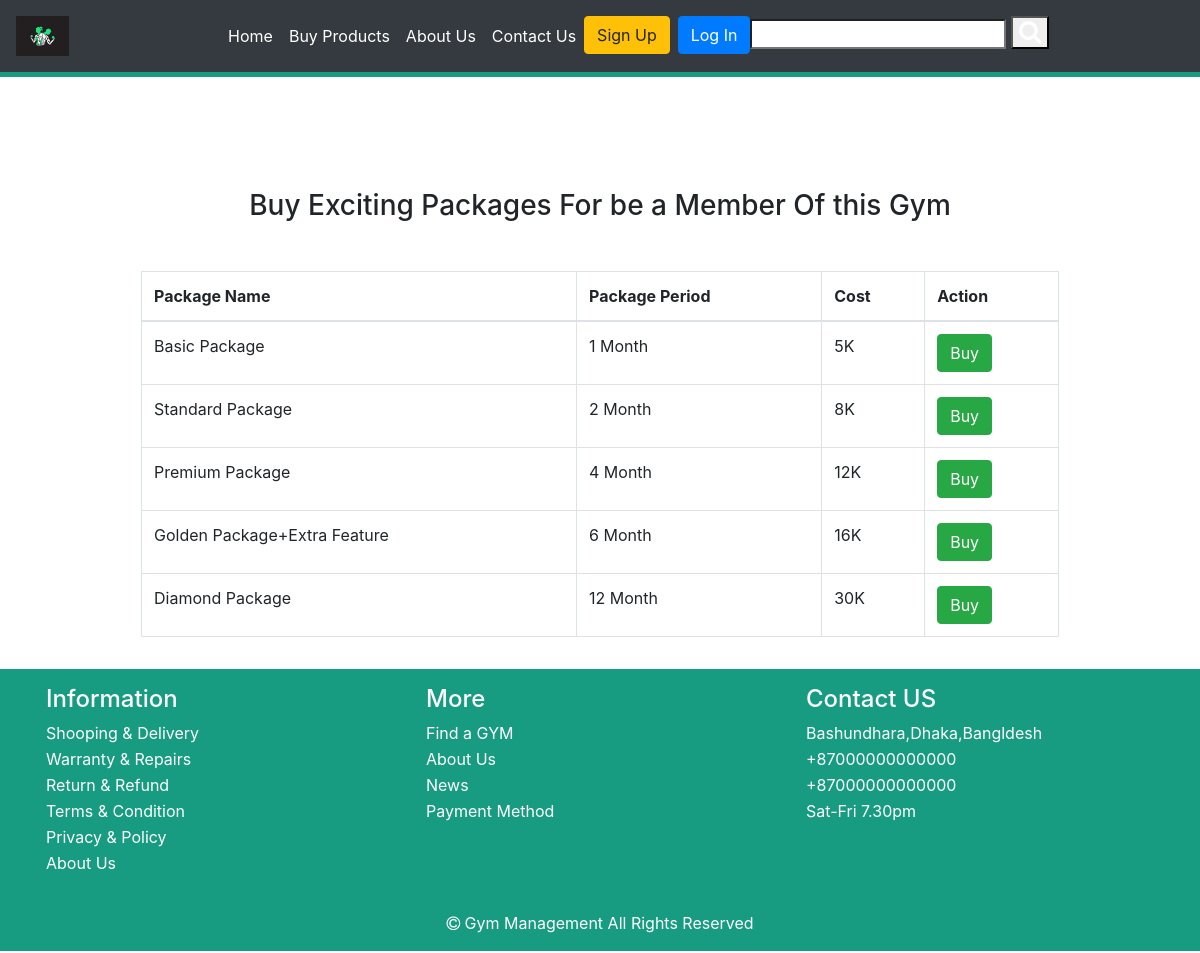
The page /packages.php on the database its author committed.
### tables this page shows
CREATE TABLE `packages` (
  `pk_id` int(11) NOT NULL,
  `pk_name` varchar(100) NOT NULL,
  `pk_period` int(11) NOT NULL,
  `cost` int(11) NOT NULL
);

### php-functions/php_query_functions.php (called while the page is built, shortened)
<?php
function PullData($con, $table, $columns, $condition, $oparator)
{
    $sql = "SELECT {$columns} FROM {$table}";
    $where_cls = "";
    $sql .= " " . $where_cls;
    $result = $con->query($sql);
    return $result;
}
?>

### packages.php (the view, shortened to what this page needs)
<!doctype html>
<html lang="en">
<head>
    <link rel="stylesheet" href="css/style.css">
    <link rel="stylesheet" href="https://maxcdn.bootstrapcdn.com/font-awesome/4.7.0/css/font-awesome.min.css">
    <link rel="stylesheet" href="https://stackpath.bootstrapcdn.com/bootstrap/4.3.1/css/bootstrap.min.css">
</head>
<body>
    <?php
    include('php-functions/db_connection.php');
    include('php-functions/php_query_functions.php')
    ?>
    <?php
    include('php-layout-files/navbar.php')
    ?>
    <div class="container">
        <div class="row mt-5">
            <div class="col-md-10 mx-auto p-3">
                <h3 class="text-center my-5">Buy Exciting Packages For be a Member Of this Gym</h3>
                <table class="table mt-3  table-bordered">
                    <thead>
                        <tr>
                            <th>Package Name</th>
                            <th>Package Period</th>
                            <th>Cost</th>
                            <th>Action</th>
                        </tr>
                    </thead>
                    <tbody>
                        <?php
                        $result = PullData($con, 'packages', '*', "", "");
                        while ($row = mysqli_fetch_array($result)) {
                        ?>
                            <tr>
                                <td scope="row"><?php echo $row['pk_name'] ?></td>
                                <td><?php echo $row['pk_period'] ?> Month</td>
                                <td><?php echo $row['cost'] / 1000 ?>K</td>
                                <td><a class="btn btn-success text-white" onclick="package('<?php echo $row['pk_id'] ?>')" role="button">Buy</a></td>
                            </tr>
                        <?php
                        }
                        ?>
                    </tbody>
                </table>
            </div>
        </div>
    </div>
    <?php include("php-layout-files/footer.php") ?>
</body>
</html>

### css/style.css (style rules this page uses)
body { color: black; font-family: 'Roboto', sans-serif; }
.form-control, .btn { border-radius: 3px; }

### rows shown on the page
packages: pk_name "Basic Package", pk_period "1", $row['cost']/1000 "5"
packages: pk_name "Standard Package", pk_period "2", $row['cost']/1000 "8"
packages: pk_name "Premium Package", pk_period "4", $row['cost']/1000 "12"
packages: pk_name "Golden Package+Extra Feature", pk_period "6", $row['cost']/1000 "16"
packages: pk_name "Diamond Package", pk_period "12", $row['cost']/1000 "30"
